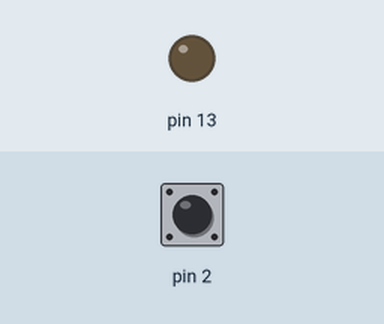
The sketch below on a simulated Arduino Uno, built with avr-gcc and run on an emulated ATmega328P. On the bench: output pins drawn as LEDs (lit = HIGH). The test bench sets the inputs (shaded band); at power-on: pin 2 HIGH.

Above: at 1.2 s.
1.3 s: pin 2 pulled LOW for 0.15 s
At 2.1 s:
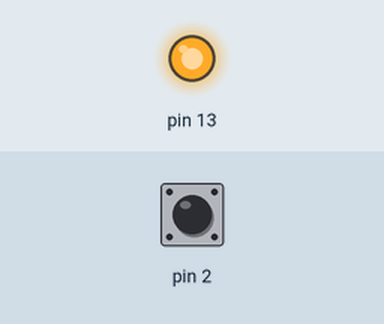
2.9 s: pin 2 pulled LOW for 1 s
At 3.3 s:
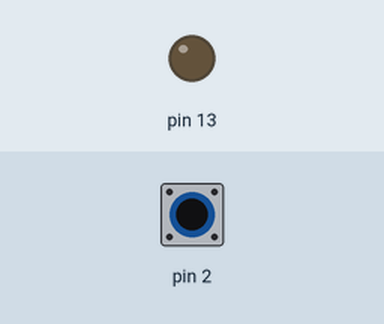
5.4 s: pin 2 pulled LOW for 3.2 s
At 6.4 s:
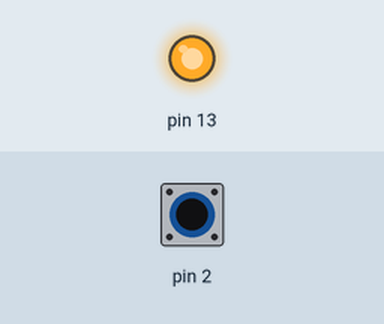
Timing chart, 0 to 8.4 s (numbered marks = the images above; inputs shaded):
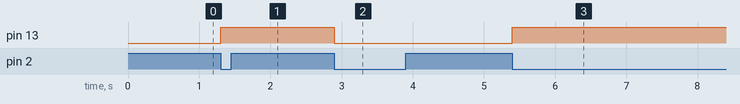

Measured:
- after the input at 1.3 s, pin 13: LOW → HIGH at once
- after the input at 2.9 s, pin 13: HIGH → LOW at once
- after the input at 5.4 s, pin 13: LOW → HIGH at once

The sketch:

zmena_stavu_led_s_prerusenim.ino
```cpp
volatile int stav = LOW;

void setup() {
  pinMode(2, INPUT_PULLUP);
  pinMode(13, OUTPUT);
  attachInterrupt(digitalPinToInterrupt(2), blik, FALLING);
}

void loop() {
  delay(10000);
}

void blik() {
  stav = !stav;
  digitalWrite(13, stav);
}
```
